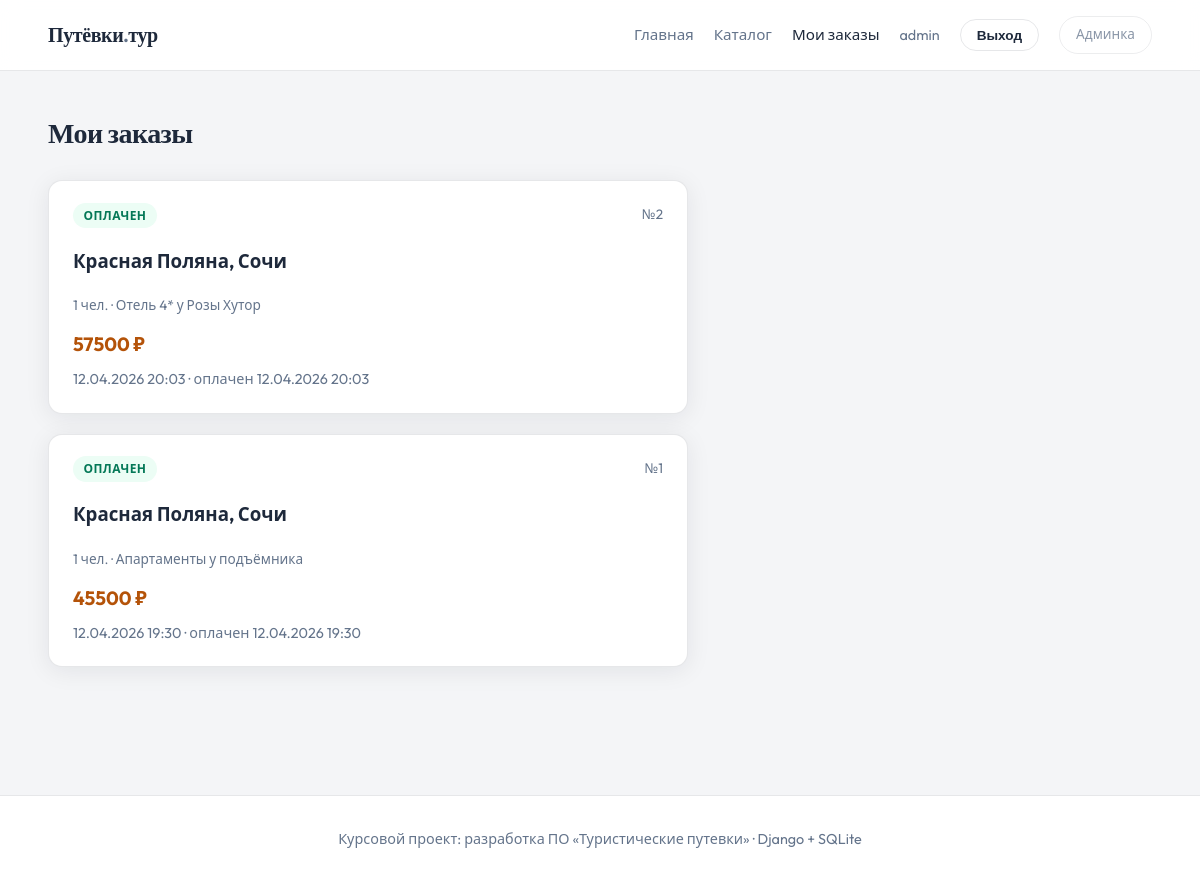
The app's page /moi-zakazy/ (signed in) with its own data.
### tours/models.py (models this page shows, shortened)
class Booking(models.Model):
    class Status(models.TextChoices):
        PENDING_PAYMENT = "pending", "Ожидает оплаты"
        PAID = "paid", "Оплачен"
        CANCELLED = "cancelled", "Отменён"
    user = models.ForeignKey(
        settings.AUTH_USER_MODEL,
        on_delete=models.CASCADE,
        related_name="bookings",
        verbose_name="Пользователь",
    )
    tour = models.ForeignKey(
        Tour,
        on_delete=models.PROTECT,
        related_name="bookings",
        verbose_name="Путёвка",
    )
    hotel_option = models.ForeignKey(
        HotelOption,
        on_delete=models.SET_NULL,
        null=True,
        blank=True,
        related_name="bookings",
        verbose_name="Отель",
    )
    people_count = models.PositiveSmallIntegerField("Количество человек", default=1)
    base_amount = models.DecimalField("Сумма путёвки, ₽", max_digits=14, decimal_places=2)
    hotel_surcharge_total = models.DecimalField(
        "Доплата за отели, ₽",
        max_digits=14,
        decimal_places=2,
        default=Decimal("0"),
    )
    total_amount = models.DecimalField("Итого к оплате, ₽", max_digits=14, decimal_places=2)
    status = models.CharField(
        "Статус",
        max_length=20,
        choices=Status.choices,
        default=Status.PENDING_PAYMENT,
    )
    created_at = models.DateTimeField("Создан", auto_now_add=True)
    paid_at = models.DateTimeField("Оплачен", null=True, blank=True)
    class Meta:
        verbose_name = "Бронирование"
        verbose_name_plural = "Бронирования"
        ordering = ["-created_at"]

class Tour(models.Model):
    class VisaStatus(models.TextChoices):
        NOT_NEEDED = "not_needed", "Виза не требуется (по паспорту РФ)"
        REQUIRED = "required", "Нужна виза заранее"
        ON_ARRIVAL = "on_arrival", "Виза по прилёту / e-visa"
        SCHENGEN = "schengen", "Нужен Шенген или виза ЕС"
    title = models.CharField("Название путёвки", max_length=200)
    slug = models.SlugField("Слаг", unique=True)
    category = models.ForeignKey(
        Category,
        on_delete=models.PROTECT,
        related_name="tours",
        verbose_name="Категория",
    )
    short_description = models.CharField("Краткое описание", max_length=320)
    description = models.TextField("Полное описание")
    destination = models.CharField("Направление / страна", max_length=150)
    departure_city = models.CharField(
        "Город вылета",
        max_length=120,
        default="Москва",
        help_text="Откуда вылет (для карты и описания).",
    )
    visa_status = models.CharField(
        "Виза",
        max_length=20,
        choices=VisaStatus.choices,
        default=VisaStatus.NOT_NEEDED,
    )
    visa_note = models.TextField(
        "Комментарий по визе",
        blank=True,
        help_text="Дополнительно: срок действия паспорта, консульство и т.д.",
    )
    origin_lat = models.FloatField(
        "Широта точки вылета",
        null=True,
        blank=True,
        help_text="Для карты (например Москва ≈ 55.76).",
    )
    origin_lng = models.FloatField(
        "Долгота точки вылета",
        null=True,
        blank=True,
        help_text="≈ 37.62 для Москвы.",
    )
    dest_lat = models.FloatField(
        "Широта пункта назначения",
        null=True,
        blank=True,
    )
    dest_lng = models.FloatField(
        "Долгота пункта назначения",
        null=True,
        blank=True,
    )
    price = models.DecimalField("Цена, ₽", max_digits=12, decimal_places=2)
    duration_days = models.PositiveSmallIntegerField("Длительность, дней")
    departure_date = models.DateField("Дата отправления", null=True, blank=True)
    image = models.ImageField(
        "Фото обложки",
        upload_to="tours/%Y/%m/",
        blank=True,
        null=True,
    )
    is_published = models.BooleanField("Опубликовано", default=True)
    created_at = models.DateTimeField("Создано", auto_now_add=True)
    updated_at = models.DateTimeField("Обновлено", auto_now=True)
    class Meta:
        verbose_name = "Туристическая путёвка"
        verbose_name_plural = "Туристические путевки"
        ordering = ["-created_at"]
    def get_absolute_url(self):
        return reverse("tours:detail", kwargs={"slug": self.slug})

class HotelOption(models.Model):
    tour = models.ForeignKey(
        Tour,
        on_delete=models.CASCADE,
        related_name="hotel_options",
        verbose_name="Путёвка",
    )
    name = models.CharField("Название отеля / размещения", max_length=200)
    description = models.CharField("Кратко", max_length=400, blank=True)
    stars = models.PositiveSmallIntegerField("Звёзд", default=3)
    surcharge_per_person = models.DecimalField(
        "Доплата за чел., ₽",
        max_digits=12,
        decimal_places=2,
        default=Decimal("0"),
        help_text="0 — входит в базовую цену путёвки.",
    )
    sort_order = models.PositiveSmallIntegerField("Порядок в списке", default=0)
    class Meta:
        verbose_name = "Вариант отеля"
        verbose_name_plural = "Варианты отелей"
        ordering = ["sort_order", "id"]

### tours/views.py (the view)
# urls.py: path("moi-zakazy/", views.my_bookings, name="my_bookings"),
@login_required
def my_bookings(request):
    bookings = (
        Booking.objects.filter(user=request.user)
        .select_related("tour", "hotel_option")
        .order_by("-created_at")
    )
    return render(request, "tours/my_bookings.html", {"bookings": bookings})

### templates/tours/my_bookings.html (shortened to what this page needs)
{% extends "base.html" %}
{% block content %}
<section style="padding:2.5rem 0 4rem;">
  <div class="wrap">
    <h1 class="section-title">Мои заказы</h1>
    {% if bookings %}
    <div class="bookings-list">
      {% for b in bookings %}
      <article class="booking-card">
        <div class="booking-card__head">
          <span class="badge {% if b.status == 'paid' %}badge-ok{% elif b.status == 'pending' %}badge-warn{% else %}badge-muted{% endif %}">
            {{ b.get_status_display }}
          </span>
          <span class="booking-card__id">№{{ b.id }}</span>
        </div>
        <h3><a href="{{ b.tour.get_absolute_url }}">{{ b.tour.title }}</a></h3>
        <p class="meta">{{ b.people_count }} чел.
          {% if b.hotel_option %} · {{ b.hotel_option.name }}{% endif %}
        </p>
        <p class="price" style="font-size:1.2rem;margin:0.5rem 0;">{{ b.total_amount|floatformat:0 }} ₽</p>
        <p style="color:var(--text-muted);font-size:0.9rem;margin:0;">
          {{ b.created_at|date:"d.m.Y H:i" }}
          {% if b.paid_at %} · оплачен {{ b.paid_at|date:"d.m.Y H:i" }}{% endif %}
        </p>
      </article>
      {% endfor %}
    </div>
    {% else %}
    <div class="empty-state">
      <p>Заказов пока нет. Выберите путёвку в <a href="{% url 'tours:list' %}">каталоге</a>.</p>
    </div>
    {% endif %}
  </div>
</section>
{% endblock %}

### templates/base.html (shortened to what this page needs)
{% load static %}
<!DOCTYPE html>
<html lang="ru">
<head>
  <link rel="stylesheet" href="{% static 'css/style.css' %}">
</head>
<body>
  <header class="site-header">
    <div class="wrap inner">
      <a class="logo" href="{% url 'tours:home' %}">Путёвки<span>.</span>тур</a>
      <nav class="nav">
        <a href="{% url 'tours:home' %}" {% if request.resolver_match and request.resolver_match.url_name == 'home' %}class="active"{% endif %}>Главная</a>
        <a href="{% url 'tours:list' %}" {% if request.resolver_match and request.resolver_match.url_name == 'list' %}class="active"{% endif %}>Каталог</a>
        {% if user.is_authenticated %}
        <a href="{% url 'tours:my_bookings' %}" {% if request.resolver_match and request.resolver_match.url_name == 'my_bookings' %}class="active"{% endif %}>Мои заказы</a>
        <span class="nav-user">{{ user.username }}</span>
        <form action="{% url 'tours:logout' %}" method="post" class="nav-logout">
          <button type="submit" class="btn btn-ghost" style="padding:0.45rem 1rem;font-size:0.85rem;">Выход</button>
        </form>
        {% else %}
        <a href="{% url 'tours:login' %}">Вход</a>
        <a href="{% url 'tours:register' %}" class="btn btn-ghost" style="padding:0.45rem 1rem;font-size:0.85rem;">Регистрация</a>
        {% endif %}
        <a href="/admin/" class="btn btn-ghost" style="padding:0.45rem 1rem;font-size:0.85rem;opacity:0.75;">Админка</a>
      </nav>
    </div>
  </header>
  <main>
    {% block content %}{% endblock %}
  </main>
  <footer class="site-footer">
    <div class="wrap">Курсовой проект: разработка ПО «Туристические путевки» · Django + SQLite</div>
  </footer>
</body>
</html>

### static/css/style.css (style rules this page uses)
:root { --bg: #f4f5f7; --bg-card: #ffffff; --bg-elevated: #eceef1; --text: #1e293b; --text-muted: #64748b; --accent: #334155; --accent-hover: #1e293b; --accent-soft: #e2e8f0; --warm: #b45309; --border: rgba(15, 23, 42, 0.1); --radius: 14px; --shadow: 0 4px 24px rgba(15, 23, 42, 0.08); --shadow-hover: 0 12px 40px rgba(15, 23, 42, 0.12); --font-sans: "Outfit", system-ui, sans-serif; --font-display: "Fraunces", Georgia, serif; }
*, *::before, *::after { box-sizing: border-box; }
html { scroll-behavior: smooth; }
body { margin: 0; min-height: 100vh; font-family: var(--font-sans); background: var(--bg); color: var(--text); line-height: 1.6; }
a { color: var(--accent-hover); text-decoration: none; }
.wrap { width: min(1120px, 92vw); margin-inline: auto; }
.site-header { position: sticky; top: 0; z-index: 1000; background: rgba(255, 255, 255, 0.92); backdrop-filter: blur(10px); border-bottom: 1px solid var(--border); box-shadow: 0 1px 0 rgba(255, 255, 255, 0.8) inset; }
.site-header .inner { display: flex; align-items: center; justify-content: space-between; padding: 1rem 0; gap: 1rem; }
.logo { font-family: var(--font-display); font-weight: 600; font-size: 1.25rem; color: var(--text); text-decoration: none; letter-spacing: -0.02em; }
.logo span { color: var(--text-muted); }
.nav { display: flex; gap: 1.25rem; flex-wrap: wrap; align-items: center; }
.nav a { color: var(--text-muted); font-weight: 500; font-size: 0.95rem; text-decoration: none; }
.nav a:hover, .nav a.active { color: var(--text); }
.btn { display: inline-flex; align-items: center; justify-content: center; gap: 0.5rem; padding: 0.65rem 1.25rem; border-radius: 999px; font-weight: 600; font-size: 0.9rem; border: none; cursor: pointer; text-decoration: none; transition: transform 0.15s ease, box-shadow 0.15s ease, background 0.15s ease; }
.btn-ghost { background: transparent; color: var(--text); border: 1px solid var(--border); }
.section-title { font-family: var(--font-display); font-size: 1.75rem; margin: 0 0 1.5rem; letter-spacing: -0.02em; color: var(--text); }
.meta { display: flex; flex-wrap: wrap; gap: 0.75rem; font-size: 0.85rem; color: var(--text-muted); margin-bottom: 0.75rem; }
.badge { display: inline-block; padding: 0.2rem 0.65rem; border-radius: 999px; background: var(--accent-soft); color: var(--accent-hover); font-size: 0.75rem; font-weight: 600; text-transform: uppercase; letter-spacing: 0.04em; }
.price { font-size: 1.35rem; font-weight: 700; color: var(--warm); margin-top: 0.5rem; }
.site-footer { margin-top: 4rem; padding: 2rem 0; border-top: 1px solid var(--border); color: var(--text-muted); font-size: 0.9rem; text-align: center; background: var(--bg-card); }
.nav-user { color: var(--text-muted); font-size: 0.9rem; }
.nav-logout { display: inline; margin: 0; }
.nav-logout button { cursor: pointer; }
.bookings-list { display: flex; flex-direction: column; gap: 1.25rem; max-width: 640px; }
.booking-card { background: var(--bg-card); border-radius: var(--radius); padding: 1.35rem 1.5rem; border: 1px solid var(--border); box-shadow: var(--shadow); }
.booking-card__head { display: flex; align-items: center; justify-content: space-between; gap: 1rem; margin-bottom: 0.5rem; }
.booking-card__id { color: var(--text-muted); font-size: 0.85rem; }
.badge-ok { background: #ecfdf5; color: #047857; }

### records on screen
Booking: status "ОПЛАЧЕН", id "2", tour "Красная Поляна, Сочи", people_count "1", hotel_option.name "Отель 4* у Розы Хутор", total_amount "57500", created_at "12.04.2026 20:03", paid_at "12.04.2026 20:03"
Booking: status "ОПЛАЧЕН", id "1", tour "Красная Поляна, Сочи", people_count "1", hotel_option.name "Апартаменты у подъёмника", total_amount "45500", created_at "12.04.2026 19:30", paid_at "12.04.2026 19:30"

### other values on screen
{{ user.username }} "admin"
